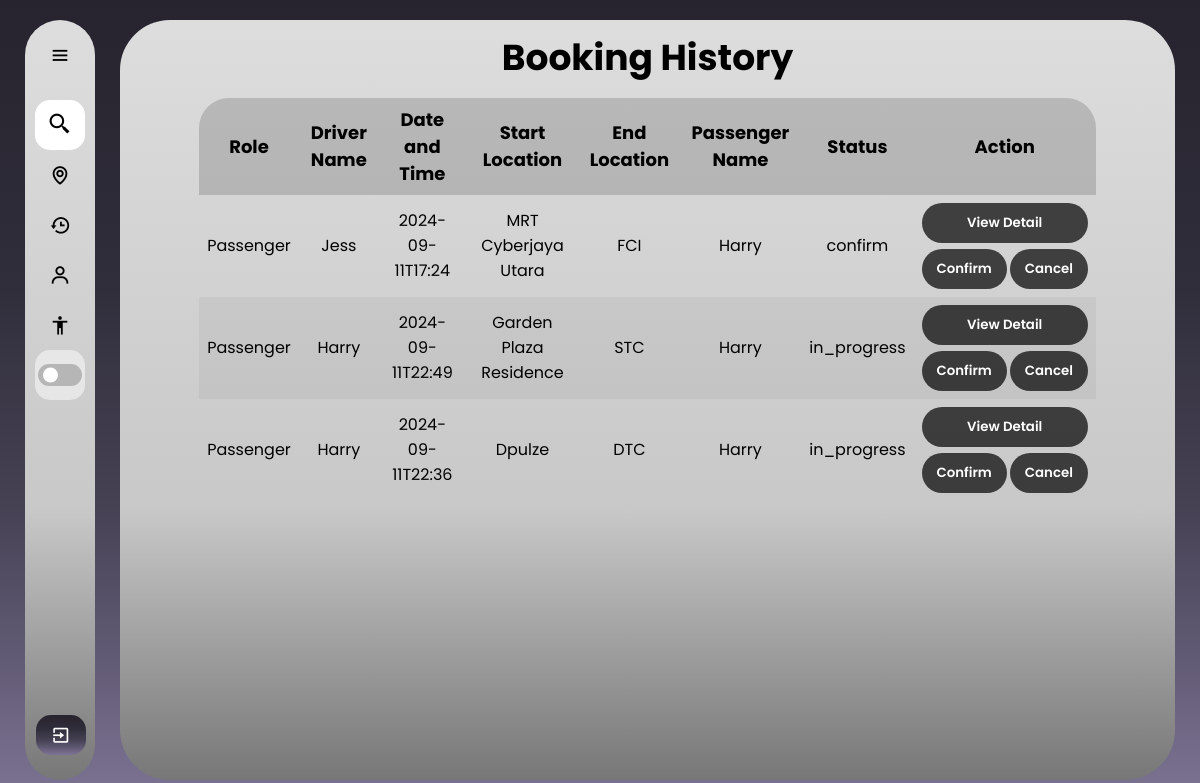
The page /booking_history (signed in) on the database as committed earlier.
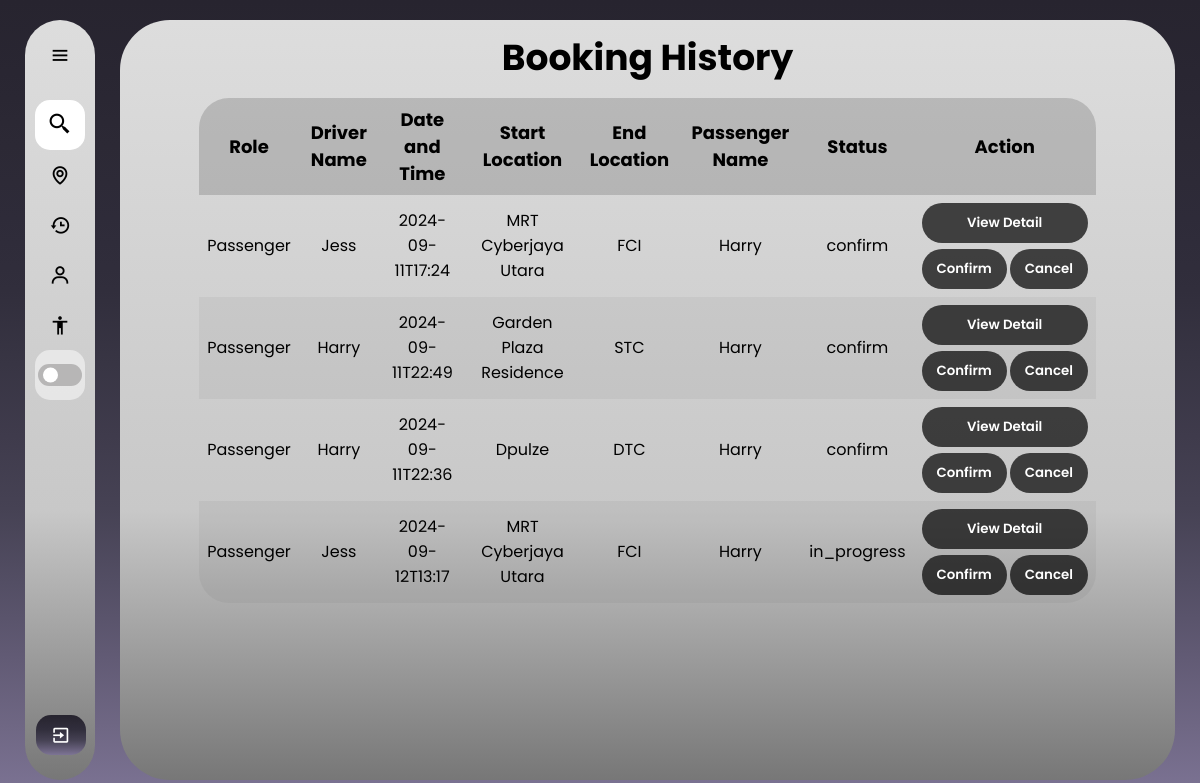
The same page on the database as committed later.
### web/models.py (models this page shows)
class PassengerMatch(db.Model):
    id = db.Column(db.Integer, primary_key=True)
    passenger_id = db.Column(db.Integer, db.ForeignKey('user.id'), nullable=False)
    driver_id = db.Column(db.Integer, db.ForeignKey('driverspost.id'), nullable=False)
    payment_proof_id = db.Column(db.Integer, db.ForeignKey('payment_proof.id'), nullable=True)
    status = db.Column(db.String(20), nullable=False, default='in_progress')
    passenger = db.relationship('User', foreign_keys=[passenger_id], backref='matches_as_passenger')
    driver = db.relationship('Driverspost', foreign_keys=[driver_id], backref='matches_as_driver')
    payment_proof = db.relationship('PaymentProof', backref='matches', lazy=True)

class Profile(db.Model):
    id = db.Column(db.Integer, primary_key=True)
    fullName = db.Column(db.String(150))
    gender = db.Column(db.String(100), nullable=False)
    birthyear=db.Column(db.String(15), nullable=False)
    contact = db.Column(db.String(15), nullable=False)
    birthyear = db.Column(db.String(15), nullable=False)
    profile_pic = db.Column(db.String(200), default="default.jpg")  # Make sure this column is present
    user_id = db.Column(db.Integer, db.ForeignKey('user.id'), nullable=False)
    birthyear = db.Column(db.String(15), nullable=False)

class Driverspost(db.Model):
    id = db.Column(db.Integer, primary_key=True)
    dateandTime = db.Column(db.String(50), nullable=False)
    pickup = db.Column(db.String(100), nullable=False)
    pickup_lat = db.Column(db.Float, nullable=True)  # Nullable
    pickup_lng = db.Column(db.Float, nullable=True)  # Nullable
    dropoff = db.Column(db.String(100), nullable=False)
    dropoff_lat = db.Column(db.Float, nullable=True)  # Nullable
    dropoff_lng = db.Column(db.Float, nullable=True)  # Nullable
    carplate = db.Column(db.String(20), nullable=False)
    carmodel = db.Column(db.String(50), nullable=False)
    totalperson = db.Column(db.Integer, nullable=False)
    fees = db.Column(db.String(50), nullable=False)
    duitnowid = db.Column(db.String(50), nullable=True)  # Nullable
    message = db.Column(db.Text, nullable=True)  # Nullable
    status = db.Column(db.String(50), nullable=False)
    user_id = db.Column(db.Integer, db.ForeignKey('user.id'), nullable=False)
    passenger_matches = db.relationship('PassengerMatch', foreign_keys='PassengerMatch.driver_id', backref='driver_post', lazy=True)

### web/routes.py (the view)
@bp.route('/booking_history')
@login_required
def booking_history():
    profile = Profile.query.filter_by(user_id=current_user.id).first()
    passenger_matches = PassengerMatch.query.join(User, PassengerMatch.passenger_id == User.id) \
                                            .join(Driverspost, PassengerMatch.driver_id == Driverspost.id) \
                                            .filter(PassengerMatch.passenger_id == current_user.id) \
                                            .all()
    driver_postS = Driverspost.query.filter_by(user_id=current_user.id).all()
    profiles = Profile.query.all()
    profile_dict = {profile.user_id: profile for profile in profiles}
    return render_template('booking_history.html', passenger_matches=passenger_matches, profile_dict=profile_dict,driver_postS=driver_postS,profile=profile)

### web/templates/booking_history.html (shortened to what this page needs)
{% extends "base_passenger.html" %}
{% block content %}
<!DOCTYPE html>
<html lang="en">
<head>
    <link rel="stylesheet" href="../static/booking_history.css">
</head>
<body>
    <div class="container">
        <div class="header">
            <h1>Booking History</h1>
        </div>
        <div class="table_body">
            <table border="1">
                <thead scope="col">
                    <tr>
                        <th>Role</th>
                        <th>Driver Name</th>
                        <th>Date and Time</th>
                        <th>Start Location</th>
                        <th>End Location</th>
                        <th>Passenger Name</th>
                        <th>Status</th>
                        <th>Action</th>
                    </tr>
                </thead>
                <tbody>
                    {% for match in passenger_matches %}
                    <tr>
                        <td>Passenger</td>
                        <td>{{ profile_dict[match.driver.user_id].fullName }}</td>
                        <td>{{ match.driver.dateandTime }}</td>
                        <td>{{ match.driver.pickup }}</td>
                        <td>{{ match.driver.dropoff }}</td>
                        <td>{{ profile_dict[match.passenger_id].fullName }}</td>
                        <td>{{ match.status }}</td>
                        <td>
                            <form action="{{ url_for('main.view_detail_p', match_id=match.id) }}" method="POST">
                                <input type="submit" value="View Detail" class="btn">
                            </form>
                            <div class="selection">
                                <form action="{{ url_for('main.confirm_match', match_id=match.id) }}" method="POST">
                                    <input type="submit" value="Confirm" class="btn">
                                </form>
                                <form action="{{ url_for('main.cancel_match', match_id=match.id) }}" method="POST">
                                    <input type="submit" value="Cancel" class="btn">
                                </form>
                            </div>
                        </td>
                    </tr>
                    {% endfor %}
                </tbody>
            </table>
        </div>
    </div>
</body>
</html>
{% endblock %}

### web/templates/base_passenger.html (shortened to what this page needs)
<!DOCTYPE html>
<html>
  <head>
    <link rel="stylesheet" href="../static/sidebar.css">
    <link href='https://unpkg.com/boxicons@2.1.4/css/boxicons.min.css' rel='stylesheet'>
  </head>
<body>
    <div class="sidebar">
      <div class="logo_name">
        <i class='bx bx-menu' id="btn" ></i>
      </div>
      <ul class="nav_list">
        <li>
            <i class='bx bx-search-alt-2' ></i>
            <input type="text" id="sidebarSearch" placeholder="Search Location">
        </li>
        <li>
          <a href="{{ url_for('main.findaroute')}}">
            <i class='bx bx-map' ></i>
          </a>
        </li>
        <li>
          <a href="{{ url_for('main.booking_history') }}" >
            <i class='bx bx-history' ></i>
          </a>
        </li>
        <li>
          <a href="{{ url_for('main.dashboard') }}" >
            <i class='bx bx-user'></i>
          </a>
        </li>
        <li>
          <a href="/driver_post">
            <i class='bx bx-body'></i>
          </a>
        </li>
        <li class="mode">
          <div class="moon-sun">
          </div>
          <div class="toggle-switch">
            <span class="switch"></span>
          </div>
        </li>
      </ul>
      <div class="profile_content">
        <div class="profile">
          <a href="/">
            <i class='bx bx-exit' id="logout" ></i>
          </a>
        </div>
      </div>
    </div>
    <div class="right_box">
        {% block content %}{% endblock %}
    </div>
  </body>
</html>

### web/static/sidebar.css (style rules this page uses)
* { margin: 0; padding: 0; box-sizing: border-box; font-family: "poppins"; }
:root { --background-color: linear-gradient(to bottom, #27242f, #292632, #2c2935, #2e2b39, #312e3c, #383544, #3f3b4c, #464254, #534e64, #615a74, #6f6784, #7d7495); --box-color: linear-gradient(180deg, #DDDDDD 0%, #C8C8C8 64.5%, #777777 100%); --text-color: black; --toggle-color: white; --mode-background: rgba(255, 255, 255, 0.5); --box-shadow: 5px 5px 10px rgba(0, 0, 0, 0.5); }
body { position: relative; min-height: 100vh; width: 100%; overflow: hidden; background: var(--background-color) fixed; }
.sidebar { position: fixed; top: 20px; bottom: 20px; left: 25px; width: 70px; background: var(--box-color); padding: 10px 10px; border-radius: 50px; transition: all 0.5s ease; }
.sidebar #btn { position: absolute; left: 50%; top: 10px; font-size: 22px; height: 50px; width: 50px; text-align: center; line-height: 50px; transform: translateX(-50%); color: var(--text-color); }
.sidebar ul { margin-top: 20px; }
.sidebar ul li { list-style: none; line-height: 50px; position: relative; height: 50px; width: 100%; }
.sidebar ul li input { position: absolute; height: 100%; width: 100%; left: 0; top: 0; border-radius: 15px; outline: none; border: none; background: var(--toggle-color); padding-left: 50px; font-size: 16px; color: var(--text-color); }
.sidebar ul li .bx-search-alt-2 { position: absolute; z-index: 100; height: 50px; min-width: 50px; line-height: 50px; text-align: center; font-size: 25px; transition: all 0.5s ease; color: var(--text-color); }
.sidebar ul li a { color: var(--text-color); display: flex; align-items: center; text-decoration: none; border-radius: 15px; white-space: nowrap; }
.sidebar ul li a i { font-size: 22px; height: 50px; min-width: 50px; line-height: 50px; text-align: center; transition: all 0.5s ease; }
.sidebar .nav_list .mode { background: var(--mode-background); border-radius: 15px; display: flex; align-items: center; position: relative; color: var(--text-color); position: relative; }
.sidebar .nav_list .mode .moon-sun { font-size: 22px; height: 50px; min-width: 50px; display: flex; align-items: center; justify-content: center; }
.sidebar .mode .toggle-switch { position: absolute; right: 3px; display: flex; align-items: center; justify-content: center; height: 100%; min-width: 45px; cursor: pointer; }
.toggle-switch .switch { position: relative; height: 22px; width: 44px; border-radius: 25px; background: #b7b6b6; }
.toggle-switch .switch::before { content: ''; position: absolute; height: 15px; width: 15px; border-radius: 50%; top: 50%; left: 5px; transform: translateY(-50%); background: var(--toggle-color); transition: all 0.5s ease; }
.sidebar .profile_content { position: absolute; color: white; bottom: 20px; left: 15px; width: 85%; }
.sidebar .profile_content .profile { position: relative; padding: 0 10px; height: 50px; border-radius: 15px; }
.profile #logout { color: var(--toggle-color); cursor: pointer; position: absolute; left: 35%; bottom: 5px; transform: translateX(-50%); min-width: 50px; line-height: 40px; font-size: 20px; border-radius: 15px; text-align: center; transition: all 0.4s ease; background: var(--background-color); }

Rows that differ between the two databases and show on the page:
changed PassengerMatch "Garden Plaza Residence": status "in_progress" → "confirm"
changed PassengerMatch "Dpulze": status "in_progress" → "confirm"
added PassengerMatch: {{ profile_dict[match.driver.user_id].fullName }} "Jess", driver.dateandTime "2024-09-12T13:17", driver.pickup "MRT Cyberjaya Utara", driver.dropoff "FCI", {{ profile_dict[match.passenger_id].fullName }} "Harry", status "in_progress"
